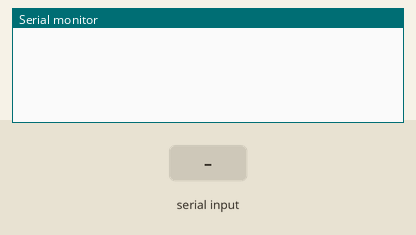
This sketch was run on a simulated Arduino Uno, built with avr-gcc and run on an emulated ATmega328P. On the bench: the last lines printed to the serial monitor. The inputs (shaded band) are chosen by the test bench.

Above: at 1.2 s.
1.3 s: "1" received over the second serial link
At 2.3 s:
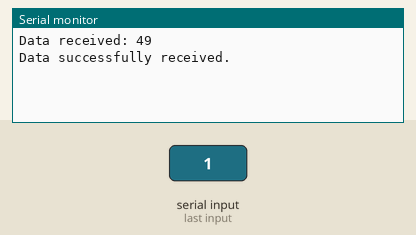
2.8 s: "0" received over the second serial link
At 3.4 s:
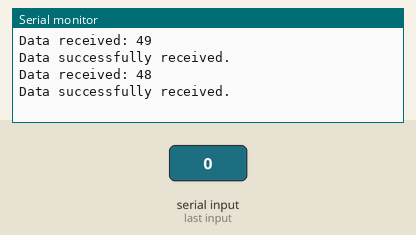
4.3 s: "2" received over the second serial link
At 5.7 s:
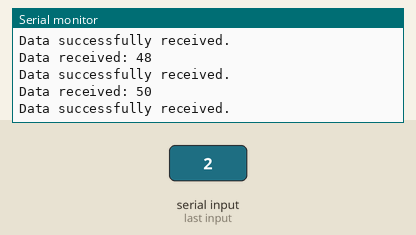

Measured:
- after the input at 1.3 s, the serial monitor: prints a new line at once (image 1)
- after the input at 2.8 s, the serial monitor: prints a new line at once (image 2)
- after the input at 4.3 s, the serial monitor: prints a new line at once (image 3)

The sketch:

receiverRS485.ino
```cpp
// Receiver Code
#include <SoftwareSerial.h>

// Define the pins for the MAX485
#define DE 5    // Arduino: 5 || ESP: 0
#define RE 6    // Arduino: 6 || ESP: 4

// Create a SoftwareSerial object to communicate with the MAX485
SoftwareSerial RS485Serial(7, 4); // RX, TX   //Arduino: (7, 4) || ESP: (5, 2)

void setup() {
  // Initialize the serial communication
  Serial.begin(9600);
  RS485Serial.begin(9600);

  // Set the DE and RE pins as outputs
  pinMode(DE, OUTPUT);
  pinMode(RE, OUTPUT);

  // Set DE and RE low to enable receiving mode
  digitalWrite(DE, LOW);
  digitalWrite(RE, LOW);
}

void loop() {
  if (RS485Serial.available()) {
    // Read the received data
    int receivedData = RS485Serial.read();

    // Print the received data to the serial monitor
    Serial.print("Data received: ");
    Serial.println(receivedData);

    // Print a successful message
    Serial.println("Data successfully received.");
  }
}
```
